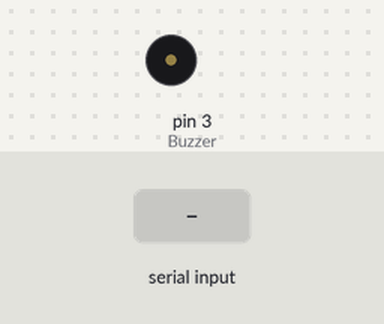
Simulated run of this sketch. Board: Arduino Uno, built with avr-gcc and run on an emulated ATmega328P. On the bench: buzzer (waves = sounding, pin HIGH). Inputs (shaded band) come from the test bench. What the sketch prints to the serial monitor is not drawn.

Above: at 1.2 s.
1.3 s: "a" received over Serial
At 2.56 s:
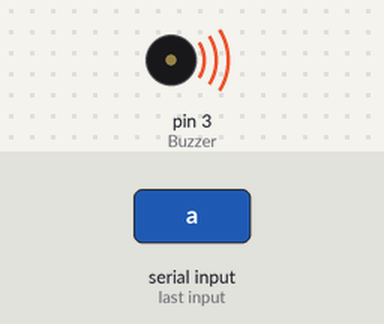
4.1 s: "b" received over Serial
At 6.1 s:
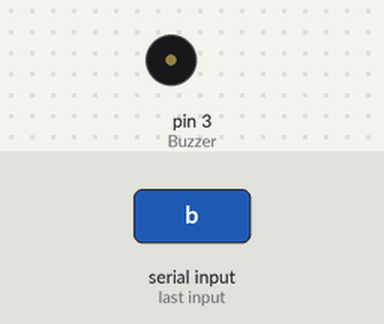
7.1 s: "c" received over Serial
Timing chart, 0 to 10.4 s (numbered marks = the images above; inputs shaded):
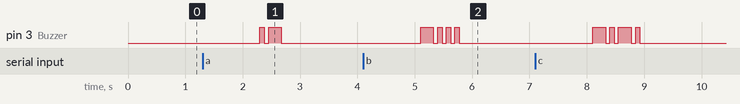

The sketch:

Morse_Code_Machine.ino
```cpp
#define t 75
#define Buzzer 3

void dot()
{
  digitalWrite(Buzzer, HIGH);
  delay(t);
  digitalWrite(Buzzer, LOW);
  delay(t);
}

void dash()
{
  digitalWrite(Buzzer, HIGH);
  delay(3 * t);
  digitalWrite(Buzzer, LOW);
  delay(t);
}

void morse(char ch)
{
  if (ch == 'a')
  {
    dot();
    dash();
    delay(2 * t);
  }
  else if (ch == 'b')
  {
    dash();
    dot();
    dot();
    dot();
    delay(2 * t);
  }
  else if (ch == 'c')
  {
    dash();
    dot();
    dash();
    dot();
    delay(2 * t);
  }
  else if (ch == 'd')
  {
    dash();
    dot();
    dot();
    delay(2 * t);
  }
  else if (ch == 'e')
  {
    dot();
    delay(2 * t);
  }
  else if (ch == 'f')
  {
    dot();
    dot();
    dash();
    dot();
    delay(2 * t);
  }
  else if (ch == 'g')
  {
    dash();
    dash();
    dot();
    delay(2 * t);
  }
  else if (ch == 'h')
  {
    dot();
    dot();
    dot();
    dot();
    delay(2 * t);
  }
  else if (ch == 'i')
  {
    dot();
    dot();
    delay(2 * t);
  }
  else if (ch == 'j')
  {
    dot();
    dash();
    dash();
    dash();
    delay(2 * t);
  }
  else if (ch == 'k')
  {
    dash();
    dot();
    dash();
    delay(2 * t);
  }
  else if (ch == 'l')
  {
    dot();
    dash();
    dot();
    dot();
    delay(2 * t);
  }
  else if (ch == 'm')
  {
    dash();
    dash();
    delay(2 * t);
  }
  else if (ch == 'n')
  {
    dash();
    dot();
    delay(2 * t);
  }
  else if (ch == 'o')
  {
    dash();
    dash();
    dash();
    delay(2 * t);
  }
  else if (ch == 'p')
  {
    dot();
    dash();
    dash();
    dot();
    delay(2 * t);
  }
  else if (ch == 'q')
  {
    dash();
    dash();
    dot();
    dash();
    delay(2 * t);
  }
  else if (ch == 'r')
  {
    dot();
    dash();
    dot();
    delay(2 * t);
  }
  else if (ch == 's')
  {
    dot();
    dot();
    dot();
    delay(2 * t);
  }
  else if (ch == 't')
  {
    dash();
    delay(2 * t);
  }
  else if (ch == 'u')
  {
    dot();
    dot();
    dash();
    delay(2 * t);
  }
  else if (ch == 'v')
  {
    dot();
    dot();
    dot();
    dash();
    delay(2 * t);
  }
  else if (ch == 'w')
  {
    dot();
    dash();
    dash();
    delay(2 * t);
  }
  else if (ch == 'x')
  {
    dash();
    dot();
    dot();
    dash();
    delay(2 * t);
  }
  else if (ch == 'y')
  {
    dash();
    dot();
    dash();
    dash();
    delay(2 * t);
  }
  else if (ch == 'z')
  {
    dash();
    dash();
    dot();
    dot();
    delay(2 * t);
  }
  else if (ch == ' ')
  {
    delay(7 * t);
  }
}
void setup()
{
  Serial.begin(9600);
  pinMode(Buzzer, OUTPUT);
}

void loop()
{
  String input = "";
  if (Serial.available() > 0)
  {
    input = Serial.readString();
    Serial.println(input);
    int i = 0;
    char ip = 'a';
    while (ip != '\0')
    {
      ip = input.charAt(i);
      Serial.println(ip);
      morse(ip);
      i++;
    }
  }
}
```

Measured:
- after the input at 1.3 s, pin 3 (Buzzer): LOW → HIGH after 1.0 s, → LOW 0.08 s later, → HIGH 0.08 s later, → LOW 0.23 s later
- after the input at 4.1 s, pin 3 (Buzzer): LOW → HIGH after 1.0 s, then repeats every 0.15 s: LOW 0.08 s, HIGH 0.08 s, until it stays LOW from 5.8 s
